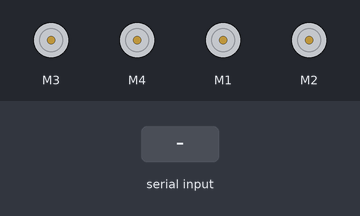
A sketch run on a simulated Arduino Uno, built with avr-gcc and run on an emulated ATmega328P. Parts: 4 × DC motor (green arrow = forward, orange = backward, longer = faster). Inputs (shaded band) come from the test bench.

Above: at 1.2 s.
1.3 s: "G" received over the second serial link
At 1.55 s:
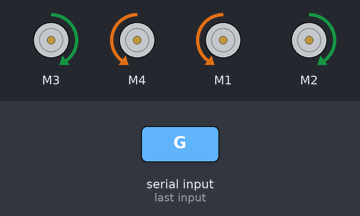
3.2 s: "I" received over the second serial link
At 3.45 s:
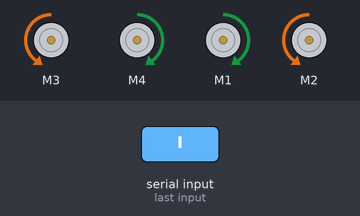
5.1 s: "F90\n" received over the second serial link
At 5.35 s:
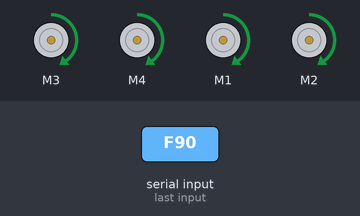
7.0 s: "B90\n" received over the second serial link
At 7.4 s:
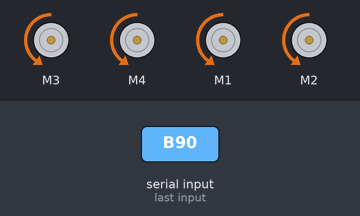
Timing chart, 0 to 10.0 s (numbered marks = the images above; inputs shaded):
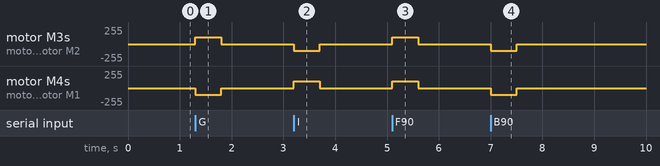

Measured:
- after the input at 1.3 s, motor M3, motor M2: stopped → forward 100/255 at once, → stopped 0.50 s later; motor M4, motor M1: stopped → backward 100/255 at once, → stopped 0.50 s later
- after the input at 3.2 s, motor M3, motor M2: stopped → backward 100/255 at once, → stopped 0.50 s later; motor M4, motor M1: stopped → forward 100/255 at once, → stopped 0.50 s later
- after the input at 5.1 s, motor M3, motor M4, motor M1, motor M2: stopped → forward 100/255 at once, → stopped 0.50 s later
- after the input at 7.0 s, motor M3, motor M4, motor M1, motor M2: stopped → backward 100/255 at once, → stopped 0.50 s later

The sketch:

Car.ino
```cpp
#include <SoftwareSerial.h>
#include <AFMotor.h>
#include <time.h>
#include <Servo.h>

unsigned long ultrasonicDistance;

long distanceThreshold = 15;

const int TriggerPin = A2;
const int EchoPin = A3;

// Defining the IR Sensors
const int ProxSensorL = A0;
const int ProxSensorR = A5;

// Defining timeperiod for turning
const int timePeriod = 25; // In milliseconds

int speedOfCar = 100;
int maximumSpeed = 150;

// Defining the commands i.e BACKWARD, FORWARD, LEFT and RIGHT
const int B = 'B';
const int F = 'F';
const int L = 'L';
const int R = 'R';

// Defining a boolean for IR Sensors (when pressed 'delta')
boolean sensorToggle = false;

// Timer to check for bluetooth connection.
unsigned long lastBTPing;

// Creating an object and defining the four car motor at pins 1, 2, 3 and 4
AF_DCMotor backLeft(1); // M1
AF_DCMotor backRight(2); // M2
AF_DCMotor frontRight(3); // M3
AF_DCMotor frontLeft(4); // M4

// Defining servo motor
// Servo sonicServo;

/* Create object named BluetoothModule of the class SoftwareSerial */
SoftwareSerial bluetoothModule(0,1); /* (Rx,Tx) */

void setup() {
    pinMode(ProxSensorL, INPUT);
    pinMode(ProxSensorR, INPUT);
    pinMode(TriggerPin, OUTPUT);
    pinMode(EchoPin, INPUT);

    // sonicServo.attach(10);
    // sonicServo.write(90);

    bluetoothModule.begin(9600);	/* Define baud rate for Sofware serial communication or Bluetooth Communication */
    Serial.begin(9600);	/* Define baud rate for serial communication for testing */
}

void loop() {
    if (bluetoothModule.available()) { // Confirm BT connection

        lastBTPing = millis();
        char command = bluetoothModule.read();
        // Serial.write(command); // For printing whatever data is being sent
        // If pressed on 'delta'
        if (sensorToggle == true) {
            startLaneFollowing(ProxSensorL, ProxSensorR);
        }

        alterMotors(command);
    }
    else if (millis() - lastBTPing >= 500) { // Waiting for 500ms to confirm BT Disconnection
        // Serial.println("BT Disconnected.");
        sensorToggle = false;
        stopAll();
        speedOfCar = 100;
        // sonicServo.write(90);
    }
}

void alterMotors(char motorCommand) {
  switch (motorCommand) {
    case 'S': if (!sensorToggle) { stopAll(); } break;
    case 'F': forwardAll(); break;
    case 'B': backwardAll(); break;
    case 'L': turnLeft(); break;
    case 'R': turnRight(); break;
    case 'G': forwardAll(); turnLeft(); break;
    case 'H': backwardAll(); turnLeft(); break;
    case 'I': forwardAll(); turnRight(); break;
    case 'J': backwardAll(); turnRight(); break;
    case 'q': speedOfCar = maximumSpeed; break;
    case 'U': break;
    case 'u': break;
    case 'V': break;
    case 'v': break;
    case 'W': break;
    case 'w': break;
    case 'X': sensorToggle = true; break;
    case 'x': sensorToggle = false; break;
    // case 'J': backwardAll(); turnRight(); break;
    // case 'J': backwardAll(); turnRight(); break;
    default: setSpeedOfCar(motorCommand); break;
  }
}

void setSpeedOfCar(char speedCommand){
  int intSpeedOfCar = speedCommand - '0';
  int speed = map(intSpeedOfCar, 0, 9, 0, maximumSpeed);
  speedOfCar = speed;
}

void turnLeft() {
  stopAll();

    if (sensorToggle) {
        frontRight.setSpeed(110); backRight.setSpeed(90);
        backRight.run(FORWARD); frontRight.run(FORWARD);
        frontLeft.setSpeed(110); backLeft.setSpeed(90);
        backLeft.run(BACKWARD); frontLeft.run(BACKWARD);
    }
    else {
        frontRight.setSpeed(speedOfCar); backRight.setSpeed(speedOfCar);
        backRight.run(FORWARD); frontRight.run(FORWARD);
        frontLeft.setSpeed(speedOfCar); backLeft.setSpeed(speedOfCar);
        backLeft.run(BACKWARD); frontLeft.run(BACKWARD);
    }
}


void turnRight() {

  stopAll();

  if (sensorToggle) {
      frontLeft.setSpeed(110); backLeft.setSpeed(90);
      backLeft.run(FORWARD); frontLeft.run(FORWARD);
      frontRight.setSpeed(110); backRight.setSpeed(90);
      backRight.run(BACKWARD); frontRight.run(BACKWARD);
  }
  else {
      frontLeft.setSpeed(speedOfCar); backLeft.setSpeed(speedOfCar);
      backLeft.run(FORWARD); frontLeft.run(FORWARD);
      frontRight.setSpeed(speedOfCar); backRight.setSpeed(speedOfCar);
      backRight.run(BACKWARD); frontRight.run(BACKWARD);
  }
}

void forwardAll() {
    // if(checkDistance() >= distanceThreshold){
    // Setting speed to "speedOfCar"
    frontRight.setSpeed(speedOfCar);
    backRight.setSpeed(speedOfCar);
    frontLeft.setSpeed(speedOfCar);
    backLeft.setSpeed(speedOfCar);

    // Setting all motors to forward direction
    frontRight.run(FORWARD);
    backRight.run(FORWARD);
    frontLeft.run(FORWARD);
    backLeft.run(FORWARD);
    // }
    // else{
    //     stopAll();
    // }

}

void backwardAll() {
    // Setting speed to "speedOfCar"
    frontRight.setSpeed(speedOfCar);
    backRight.setSpeed(speedOfCar);
    frontLeft.setSpeed(speedOfCar);
    backLeft.setSpeed(speedOfCar);

    // Setting all motors to backward direction
    backRight.run(BACKWARD);
    backLeft.run(BACKWARD);
    frontRight.run(BACKWARD);
    frontLeft.run(BACKWARD);

}

void stopAll() {
  frontRight.setSpeed(0);
  frontLeft.setSpeed(0);
  backLeft.setSpeed(0);
  backRight.setSpeed(0);

  frontRight.run(FORWARD);
  frontLeft.run(FORWARD);
  backRight.run(FORWARD);
  backLeft.run(FORWARD);
}

void startLaneFollowing(int leftSensor, int rightSensor){
    // Implies if car is currently on white surface
    if (
        digitalRead(leftSensor) == 0 &&
        digitalRead(rightSensor) == 0
    ) { forwardAll(); }

    // Implies if left sensor is on black surface while the right one is not
    else if (
        digitalRead(leftSensor) == 1 &&
        digitalRead(rightSensor) == 0
    ) { turnLeft(); delay(timePeriod); }

    // Implies if right sensor is on black surface while the left one is not
    else if (
        digitalRead(leftSensor) == 0 &&
        digitalRead(rightSensor) == 1
    ) { turnRight(); delay(timePeriod); }

    // If both the sensors are on black surface
    else { stopAll(); }
}

// long checkDistance(){
//     digitalWrite(TriggerPin, HIGH);
//     delayMicroseconds(10);
//     digitalWrite(TriggerPin, LOW);
//     long duration = pulseIn(EchoPin, HIGH);

//     Serial.println((duration / 2.0) / 29.0);
//     return (duration / 2.0) / 29.0;
// }
```
